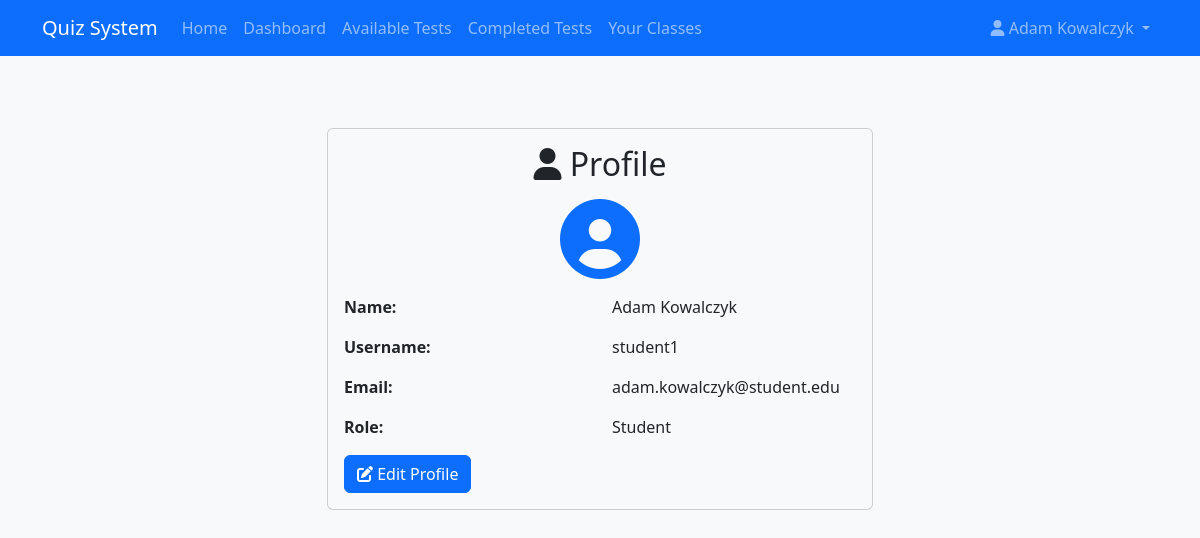
Screenshot of /quiz_system/users/profile (signed in) with the database file from the repository.
### tables this page shows
CREATE TABLE IF NOT EXISTS users (
    id INT AUTO_INCREMENT PRIMARY KEY,
    username VARCHAR(50) NOT NULL UNIQUE,
    password VARCHAR(255) NOT NULL,
    name VARCHAR(100) NOT NULL,
    role ENUM('teacher', 'student') NOT NULL,
    email VARCHAR(100) UNIQUE,
    created_at TIMESTAMP DEFAULT CURRENT_TIMESTAMP
);

### quiz_system/app/controllers/UsersController.php (called while the page is built, shortened)
<?php
class UsersController extends Controller {
    private $userModel;
    public function __construct() {
        $this->userModel = $this->model('User');
    }
    public function profile() {
        $user = $this->userModel->getUserById($_SESSION['user_id']);
        $data = [
            'title' => 'Your Profile',
            'user' => $user
        ];
        $this->view('users/profile', $data);
    }
}
?>

### quiz_system/app/core/Router.php (called while the page is built, shortened)
<?php
class Router {
    protected $action = 'index';
    protected $url;
    public function __construct() {
        $this->url = $this->parseUrl();
    }
    public function route() {
        $this->controller = new $this->controller;
        if(isset($this->url[1])) {
            if(method_exists($this->controller, $this->url[1])) {
                $this->action = $this->url[1];
            }
        }
        $this->params = $this->url ? array_values($this->url) : [];
        call_user_func_array([$this->controller, $this->action], $this->params);
    }
    protected function parseUrl() {
        if(isset($_GET['url'])) {
            $url = rtrim($_GET['url'], '/');
            $url = filter_var($url, FILTER_SANITIZE_URL);
            $url = explode('/', $url);
            return $url;
        }
        return [];
    }
}
?>

### quiz_system/index.php (called while the page is built, shortened)
<?php
require_once ROOT_PATH . '/app/config/database.php';
require_once ROOT_PATH . '/app/core/Router.php';
require_once ROOT_PATH . '/app/core/Controller.php';
require_once ROOT_PATH . '/app/core/Database.php';
require_once ROOT_PATH . '/app/models/User.php';
$router = new Router();
$router->route();
?>

### quiz_system/app/core/Database.php (called while the page is built, shortened)
<?php
class Database {
    private $host = DB_HOST;
    private $user = DB_USER;
    private $pass = DB_PASS;
    private $dbname = DB_NAME;
    private $dbh;
    private $stmt;
    public function __construct() {
        $dsn = 'mysql:host=' . $this->host . ';dbname=' . $this->dbname;
        $options = [
            PDO::ATTR_PERSISTENT => true,
            PDO::ATTR_ERRMODE => PDO::ERRMODE_EXCEPTION
        ];
        try {
            $this->dbh = new PDO($dsn, $this->user, $this->pass, $options);
        } catch(PDOException $e) {
            $this->error = $e->getMessage();
            echo $this->error;
        }
    }
    public function query($sql) {
        $this->stmt = $this->dbh->prepare($sql);
    }
    public function bind($param, $value, $type = null) {
        if(is_null($type)) {
            switch(true) {
                case is_int($value):
                    $type = PDO::PARAM_INT;
                    break;
            }
        }
        $this->stmt->bindValue($param, $value, $type);
    }
    public function execute() {
        return $this->stmt->execute();
    }
    public function single() {
        $this->execute();
        return $this->stmt->fetch(PDO::FETCH_OBJ);
    }
}
?>

### quiz_system/app/models/User.php (called while the page is built, shortened)
<?php
class User {
    private $db;
    public function __construct() {
        $this->db = new Database;
    }
    public function getUserById($id) {
        $this->db->query('SELECT * FROM users WHERE id = :id');
        $this->db->bind(':id', $id);
        return $this->db->single();
    }
}
?>

### quiz_system/app/views/users/profile.php (the view)
<?php require APP_ROOT . '/views/inc/header.php'; ?>
<div class="row">
    <div class="col-md-6 mx-auto">
        <div class="card card-body bg-light mt-5">
            <h2 class="text-center mb-3"><i class="fas fa-user"></i> Profile</h2>
            <div class="text-center mb-3">
                <i class="fas fa-user-circle fa-5x text-primary"></i>
            </div>
            <div class="row mb-3">
                <div class="col-md-6">
                    <strong>Name:</strong>
                </div>
                <div class="col-md-6">
                    <?php echo $user->name; ?>
                </div>
            </div>
            <div class="row mb-3">
                <div class="col-md-6">
                    <strong>Username:</strong>
                </div>
                <div class="col-md-6">
                    <?php echo $user->username; ?>
                </div>
            </div>
            <div class="row mb-3">
                <div class="col-md-6">
                    <strong>Email:</strong>
                </div>
                <div class="col-md-6">
                    <?php echo $user->email; ?>
                </div>
            </div>
            <div class="row mb-3">
                <div class="col-md-6">
                    <strong>Role:</strong>
                </div>
                <div class="col-md-6">
                    <?php echo ucfirst($user->role); ?>
                </div>
            </div>
            <div class="row">
                <div class="col">
                    <a href="<?php echo URL_ROOT; ?>/users/edit" class="btn btn-primary"><i class="fas fa-edit"></i> Edit Profile</a>
                </div>
            </div>
        </div>
    </div>
</div>
<?php require APP_ROOT . '/views/inc/footer.php'; ?>

### quiz_system/public/css/style.css (style rules this page uses)
body { background-color: #f8f9fa; }
html, body { height: 100%; }
body { display: flex; flex-direction: column; }

### rows the page displays
users: name "Adam Kowalczyk", username "student1", email "adam.kowalczyk@student.edu", role "Student"

### other values shown
SITE_NAME "Quiz System"
$_SESSION['user_name'] "Adam Kowalczyk"
